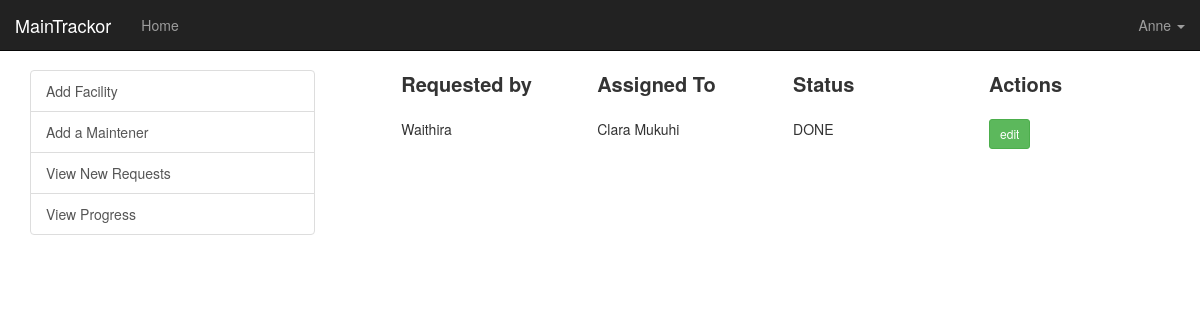
The app's page /request-progress (signed in) with its own data.
### app/models.py (models this page shows, shortened)
class User(UserMixin, db.Model):
    __tablename__ = 'users'
    id = db.Column(db.Integer, primary_key=True)
    email = db.Column(db.String(64), unique=True, index=True)
    username = db.Column(db.String(64), unique=True, index=True)
    password_hash = db.Column(db.String(128))
    is_admin = db.Column(db.Boolean, default=False)
    is_repairperson = db.Column(db.Boolean, default=False)
    @property
    def password(self):
        raise AttributeError("password is not a readable attribute")
    @login_manager.user_loader
    def load_user(user_id):
        return User.query.get(int(user_id))

class Repairs(db.Model):
    __tablename__ = 'repairs'
    id = db.Column(db.Integer, primary_key=True)
    facility_id = db.Column(db.Integer, db.ForeignKey('facility.id'))
    requested_by_id = db.Column(db.Integer, db.ForeignKey('users.id'))
    requested_by = db.relationship('User', foreign_keys=[requested_by_id])
    assigned_by_id = db.Column(db.Integer, db.ForeignKey('repairpersons.id'))
    assigned_by = db.relationship('RepairPersons', foreign_keys=[assigned_by_id])
    description = db.Column(db.String(255), nullable=False)
    date_requested = db.Column(db.DateTime(), index=True, default=datetime.now)
    confirmed = db.Column(db.Boolean, default=False)
    resolved = db.Column(db.Boolean, default=False)
    acknowledged = db.Column(db.Boolean, default=False)
    updated = db.Column(db.DateTime, default=datetime.now)
    progress = db.Column(db.Integer, default=RepairStatus.NOT_STARTED)
    date_requested = db.Column(db.DateTime(), index=True, default=datetime.now)
    date_completed = db.Column(db.DateTime(), nullable=True)
    @property
    def status(self):
        if self.progress not in (0, 1, 2, 3):
            return "Unknown"
        elif self.progress == RepairStatus.NOT_STARTED:
            return "Not Started"
        elif self.progress == RepairStatus.STARTED:
            return "Started"
        elif self.progress == RepairStatus.PENDING:
            return "In Progress"
        return "DONE"

class RepairPersons(db.Model):
    __tablename__ = 'repairpersons'
    id = db.Column(db.Integer, primary_key=True)
    name = db.Column(db.String(64), index=True)
    message = db.Column(db.String(120))
    phone_no = db.Column(db.Integer, unique=True)
    repairs = db.relationship('Repairs', backref='repairpersons', lazy='dynamic')

### app/main/views.py (the view)
@main.route('/request-progress')
@login_required
def view_request_progress():
    if current_user.is_admin:
        rep = Repairs.query.order_by(Repairs.progress).all()
    return render_template('main/request_progress.html', rep=rep)

### app/templates/main/request_progress.html
{% extends "main/index.html" %}
{% block dashboard %}
    <div class="row heading">
        <div class="col-md-3">Requested by</div>
        <div class="col-md-3">Assigned To</div>
        <div class="col-md-3">Status</div>
        <div class="col-md-3">Actions</div>
    </div>
    <br/>
    <div class="row">
        {% for repair in rep %}
        <div class="col-md-3">{{repair.requested_by.username}}</div>
        <div class="col-md-3">{{repair.assigned_by.name}}</div>
        <div class="col-md-3">{{repair.status}}</div>
        <div class="col-md-3">
            <button type="button" class="btn btn-success btn-sm">edit</button>
        </div>
        {%endfor%}
    </div>
{% endblock dashboard %}

### app/templates/base.html (shortened to what this page needs)
<!DOCTYPE html>
<html>
<head>
    {% block head %}
    <link rel="stylesheet" type="text/css" href="{{ url_for('static', filename='css/bootstrap.min.css') }}">
    <link rel="stylesheet" type="text/css" href="{{ url_for('static', filename='styles.css') }}">
    {% endblock %}
</head>
<body>
    <div class="row">
    {% if current_user.is_authenticated %}
    {% block navbar %}
        <nav class="navbar navbar-inverse navbar-fixed-top">
            <div class="container-fluid">
                <div class="navbar-header">
                    <a class="navbar-brand" href="#">MainTrackor</a>
                </div>
                <div class="navbar-collapse collapse">
                    <ul class="nav navbar-nav">
                        <li>
                            <a href="{{ url_for('auth.login') }}" class="brand-link">Home</a>
                        </li>
                    </ul>
                    <ul class="nav navbar-nav navbar-right">
                        {% if current_user.is_authenticated %}
                            <li class="dropdown">
                                <a href="#" class="dropdown-toggle" data-toggle="dropdown">
                                    {{ current_user.username }} <b class="caret"></b>
                                </a>
                            </li>
                        {% else %}
                            <li><a href="{{ url_for('auth.login') }}">Log In</a></li>
                        {% endif %}
                    </ul>
                </div>
            </div>
        </nav>
    {% endblock navbar %}
    {% endif %}
    </div>
    <div class="container-fluid main">
        <div class="row">
            {% block content %}
            {% endblock %}
        </div>
    </div>
</body>
</html>

### app/static/styles.css (style rules this page uses)
.brand-link, .brand-link:hover { text-decoration: none; cursor: default; color: inherit; }
.heading { font-weight: bold; font-size: 20px; }
.main { margin-top: 50px; }

### records on screen
User: username "Anne"
Repairs: requested_by.username "Waithira", assigned_by.name "Clara Mukuhi", status "DONE"
